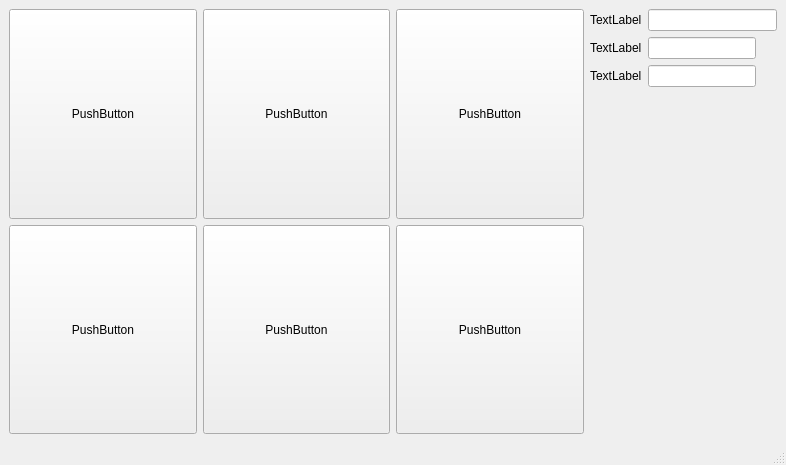
<?xml version="1.0" encoding="UTF-8"?>
<ui version="4.0">
 <class>MainWindow</class>
 <widget class="QMainWindow" name="MainWindow">
  <property name="geometry">
   <rect>
    <x>0</x>
    <y>0</y>
    <width>786</width>
    <height>465</height>
   </rect>
  </property>
  <property name="windowTitle">
   <string>MainWindow</string>
  </property>
  <widget class="QWidget" name="centralwidget">
   <layout class="QGridLayout" name="gridLayout">
    <item row="1" column="0">
     <widget class="QPushButton" name="pushButton">
      <property name="sizePolicy">
       <sizepolicy hsizetype="Minimum" vsizetype="Preferred">
        <horstretch>0</horstretch>
        <verstretch>0</verstretch>
       </sizepolicy>
      </property>
      <property name="text">
       <string>PushButton</string>
      </property>
     </widget>
    </item>
    <item row="0" column="2">
     <widget class="QPushButton" name="pushButton_6">
      <property name="sizePolicy">
       <sizepolicy hsizetype="Minimum" vsizetype="Preferred">
        <horstretch>0</horstretch>
        <verstretch>0</verstretch>
       </sizepolicy>
      </property>
      <property name="text">
       <string>PushButton</string>
      </property>
     </widget>
    </item>
    <item row="0" column="1">
     <widget class="QPushButton" name="pushButton_4">
      <property name="sizePolicy">
       <sizepolicy hsizetype="Minimum" vsizetype="Preferred">
        <horstretch>0</horstretch>
        <verstretch>0</verstretch>
       </sizepolicy>
      </property>
      <property name="text">
       <string>PushButton</string>
      </property>
     </widget>
    </item>
    <item row="0" column="0">
     <widget class="QPushButton" name="pushButton_5">
      <property name="sizePolicy">
       <sizepolicy hsizetype="Minimum" vsizetype="Preferred">
        <horstretch>0</horstretch>
        <verstretch>0</verstretch>
       </sizepolicy>
      </property>
      <property name="text">
       <string>PushButton</string>
      </property>
     </widget>
    </item>
    <item row="1" column="2">
     <widget class="QPushButton" name="pushButton_3">
      <property name="sizePolicy">
       <sizepolicy hsizetype="Minimum" vsizetype="Preferred">
        <horstretch>0</horstretch>
        <verstretch>0</verstretch>
       </sizepolicy>
      </property>
      <property name="text">
       <string>PushButton</string>
      </property>
     </widget>
    </item>
    <item row="1" column="1">
     <widget class="QPushButton" name="pushButton_2">
      <property name="sizePolicy">
       <sizepolicy hsizetype="Minimum" vsizetype="Preferred">
        <horstretch>0</horstretch>
        <verstretch>0</verstretch>
       </sizepolicy>
      </property>
      <property name="text">
       <string>PushButton</string>
      </property>
     </widget>
    </item>
    <item row="0" column="3" rowspan="2">
     <layout class="QFormLayout" name="formLayout_3">
      <item row="0" column="0">
       <widget class="QLabel" name="label">
        <property name="text">
         <string>TextLabel</string>
        </property>
       </widget>
      </item>
      <item row="1" column="0">
       <widget class="QLabel" name="label_2">
        <property name="text">
         <string>TextLabel</string>
        </property>
       </widget>
      </item>
      <item row="2" column="0">
       <widget class="QLabel" name="label_3">
        <property name="text">
         <string>TextLabel</string>
        </property>
       </widget>
      </item>
      <item row="0" column="1">
       <widget class="QLineEdit" name="lineEdit">
        <property name="sizePolicy">
         <sizepolicy hsizetype="Preferred" vsizetype="Fixed">
          <horstretch>0</horstretch>
          <verstretch>0</verstretch>
         </sizepolicy>
        </property>
       </widget>
      </item>
      <item row="1" column="1">
       <widget class="QLineEdit" name="lineEdit_2">
        <property name="sizePolicy">
         <sizepolicy hsizetype="Maximum" vsizetype="Fixed">
          <horstretch>0</horstretch>
          <verstretch>0</verstretch>
         </sizepolicy>
        </property>
       </widget>
      </item>
      <item row="2" column="1">
       <widget class="QLineEdit" name="lineEdit_3">
        <property name="sizePolicy">
         <sizepolicy hsizetype="Maximum" vsizetype="Fixed">
          <horstretch>0</horstretch>
          <verstretch>0</verstretch>
         </sizepolicy>
        </property>
       </widget>
      </item>
     </layout>
    </item>
   </layout>
  </widget>
  <widget class="QMenuBar" name="menubar">
   <property name="geometry">
    <rect>
     <x>0</x>
     <y>0</y>
     <width>786</width>
     <height>30</height>
    </rect>
   </property>
  </widget>
  <widget class="QStatusBar" name="statusbar"/>
 </widget>
 <resources/>
 <connections/>
</ui>
